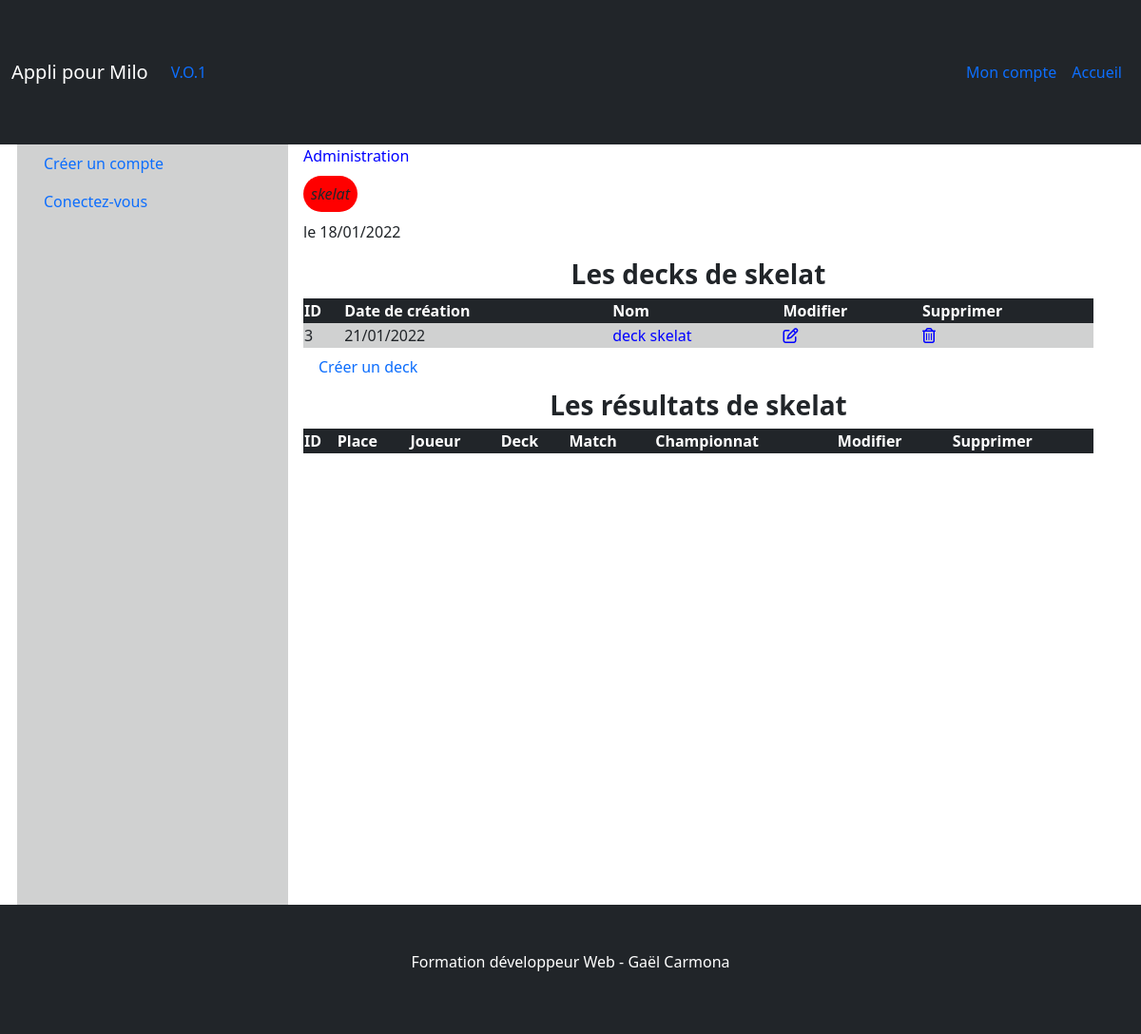
Screenshot of /index.php?action=player&id=51 (signed in) with the database file from the repository.
### tables this page shows
CREATE TABLE `milo_users` (
  `u_id` int(10) UNSIGNED NOT NULL,
  `u_pseudo` varchar(55) NOT NULL,
  `u_mail` varchar(255) DEFAULT NULL,
  `u_pass` varchar(255) DEFAULT NULL,
  `u_datecreate` datetime NOT NULL DEFAULT CURRENT_TIMESTAMP,
  `u_dateconnect` datetime NOT NULL DEFAULT CURRENT_TIMESTAMP,
  `u_creator_id` int(10) DEFAULT NULL,
  `u_statut` tinyint(1) NOT NULL,
  `i_id` int(10) UNSIGNED DEFAULT NULL
);

CREATE TABLE `milo_decks` (
  `d_id` int(10) UNSIGNED NOT NULL,
  `d_title` varchar(255) NOT NULL,
  `d_datecreate` datetime NOT NULL DEFAULT CURRENT_TIMESTAMP,
  `u_id` int(10) UNSIGNED NOT NULL,
  `i_id` int(10) UNSIGNED DEFAULT NULL
);

### appli/controllers/player/player.php (called while the page is built, shortened)
<?php
$id = $_GET['id'];
$oUser = \appli\Repository\UserRepository::find($id);
$aDecks = appli\Repository\DeckRepository::findByUserId($id);
include ROOT .'/views/template.phtml';

### appli/Repository/UserRepository.php (called while the page is built, shortened)
<?php
final class UserRepository
{
    public static function find(int $id): ?\appli\Entity\User
      {
        $pdo = connect();
        $query = $pdo->prepare('
            SELECT
            u_id AS id,
            u_pseudo AS pseudo,
            u_mail AS mail,
            u_pass AS pass,
            u_datecreate AS dateCreate,
            u_dateconnect AS dateConnect,
            u_creator_id AS creatorId,
            u_statut AS statut
            FROM '.self::DB_TABLE.'
            WHERE  u_id = :id
        ');
        $query -> execute([
            ':id' =>  $id
          ]
       );
       $aData = $query->fetch(\PDO::FETCH_ASSOC);
       if ($aData) {
           return (new \appli\Entity\User())->hydrate($aData);
       }
       return null;
    }
}

### appli/Entity/User.php (called while the page is built, shortened)
<?php
final class User
{
	  private ?int $id = null;
	private string $pseudo = '';
	private \DateTime $dateCreate;
	function hydrate(array $aData): self
	{
		$oDateCreate= new \DateTime($aData['dateCreate']);
		$oDateConnect= new \DateTime($aData['dateConnect']);
			return $this;
	}
	public function getId(): ?int
	{
		return $this->id;
	}
	public function setId(int $id): self
	{
		$this->id = $id;
		return $this;
	}
	public function getPseudo(): string
	{
		return $this->pseudo;
	}
	public function setPseudo(string $pseudo): self
	{
		$this->pseudo = $pseudo;
		return $this;
	}
	public function setEmail(string $email): self
	{
		return $this;
	}
	public function setPass(string $pass): self
	{
		return $this;
	}
	public function getDateCreate(): \DateTime
	{
		return $this->dateCreate;
	}
	public function setDateCreate(\DateTime $dateCreate): self
	{
		$this->dateCreate = $dateCreate;
		return $this;
	}
	public function setDateConnect(\DateTime $dateConnect): self
	{
		return $this;
	}
	public function setCreatorId(?int $creatorId): self
	{
		return $this;
	}
	public function setStatut(bool $statut): self
	{
		return $this;
	}
}

### appli/Entity/Deck.php (called while the page is built, shortened)
<?php
final class Deck
{
	  private ?int $id = null;
	private string $title ='';
	private \DateTime $dateCreate;
	function hydrate(array $aData): self
	{
			$this->setUser(\appli\Repository\UserRepository::find($aData['userId']));
			return $this;
	}
	public function getId(): ?int
	{
		return $this->id;
	}
	public function setId(int $id): self
	{
		$this->id = $id;
		return $this;
	}
	public function getTitle(): string
	{
		return $this->title;
	}
	public function setTitle(string $title): self
	{
		$this->title = $title;
		return $this;
	}
	public function getDateCreate(): \DateTime
	{
		return $this->dateCreate;
	}
	public function setDateCreate(\DateTime $dateCreate): self
	{
		$this->dateCreate = $dateCreate;
		return $this;
	}
	public function setUser(User $user): self
	{
		return $this;
	}
}

### appli/Repository/DeckRepository.php (called while the page is built, shortened)
<?php
final class DeckRepository
{
    public static function findbyUserId(int $id): array
    {
        $pdo = connect();
        $query = $pdo->prepare('
            SELECT
            d_id AS id,
            d_title AS title,
            d_datecreate AS dateCreate,
            u_id AS userId
            FROM '.self::DB_TABLE.'
            WHERE  u_id = :id
        ');
        $query -> execute([
            ':id' =>  $id
          ]
        );
        $aDecks = [];
        while ($aData = $query->fetch(\PDO::FETCH_ASSOC)) {
            $oDeck = new \appli\Entity\Deck();
            $oDeck->hydrate($aData);
            $aDecks[] = $oDeck;
        }
        return $aDecks;
    }
}

### appli/views/player.phtml (the view, shortened to what this page needs)
<div class='col-9'>
            <nav aria-label='breadcrumb'>
                <ol class='breadcrumb'>
                    <li class='breadcrumb-item'><a href='?action=admin'>Administration</a></li>
                </ol>
            </nav>
            <p><em><?php echo htmlspecialchars($oUser->getPseudo()) ?></em></p>
            <p>le <?php echo htmlspecialchars($oUser->getDateCreate()->format('d/m/Y')) ?></p>
            <h3 class='mx-5 mt-1 fw-bold text-center'>Les decks de <?php echo htmlspecialchars($oUser->getPseudo()) ?> </h3>
    <table class='col-12 bg-main'>
        <thead class='text-white bg-dark'>
            <th>ID</th>
            <th>Date de création</th>
            <th>Nom</th>
            <th>Modifier</th>
            <th>Supprimer</th>
        </thead>
        <?php
            foreach ($aDecks as $oDeck) {?>
                <tr>
                    <td><?php echo intval($oDeck->getId()) ?></td>
                    <td><?php echo htmlspecialchars( $oDeck->getDateCreate()->format('d/m/Y') )  ?></td>
                    <td><a href='?action=deck&amp;id=<?php echo intval($oDeck->getId())?>'> <?php echo htmlspecialchars($oDeck->getTitle())?></td>
                    <td><a href='?action=edit_deck&amp;id=<?php echo intval( $oDeck->getId() )?>'><i class='far fa-edit'></i></a></td>
                    <td><a href='?action=delete_deck&amp;id=<?php echo intval( $oDeck->getId() )?>'><i class='far fa-trash-alt'></i></a></td>
                </tr>
            <?php } ?>
    </table>
    <a class='nav-link' href='?action=insert_deck&amp;id=<?php echo intval( $oUser->getId() )?>'>Créer un deck</a>
    <h3 class='mx-5 mt-1 fw-bold text-center'>Les résultats de <?php echo htmlspecialchars($oUser->getPseudo()) ?> </h3>
    <table class='col-12 bg-main'>
        <thead class='text-white bg-dark'>
            <th>ID</th>
            <th>Place</th>
            <th>Joueur</th>
            <th>Deck</th>
            <th>Match</th>
            <th>Championnat</th>
            <th>Modifier</th>
            <th>Supprimer</th>
        </thead>
    </table>
</div>

### css/style.css (style rules this page uses)
body { height: 100vh; }
a { text-decoration: none; color: white; }
main a { color: blue; }
.bg-main { background-color: #d0d1d1; }
em { background-color: red; border-radius: 30px; padding: 0.5em; }

### rows the page displays
milo_users: u_pseudo "skelat"
milo_decks: d "3", format "21/01/2022", d_title "deck skelat"

### other values shown
$oUser->getDateCreate()->format('d/m/Y') "18/01/2022"
